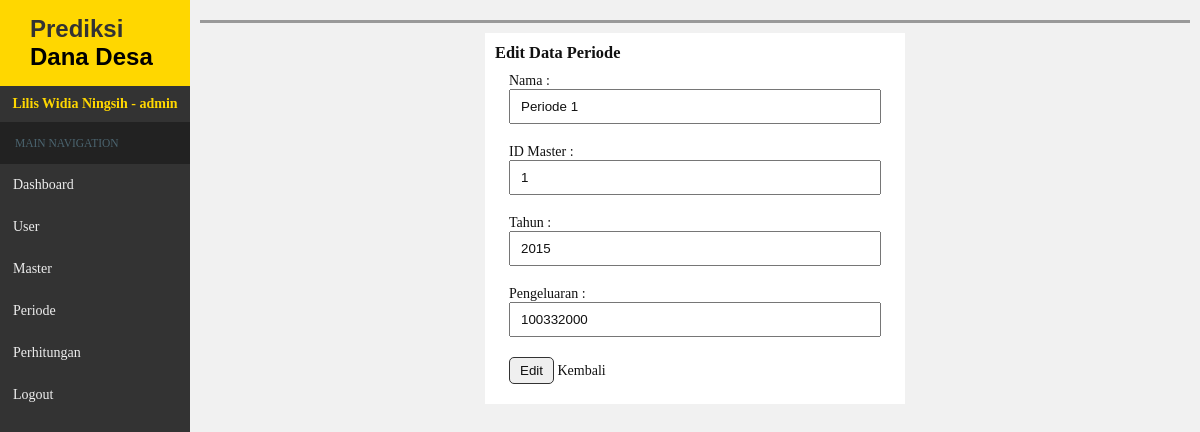
Screenshot of /admin/index.php?hal=periode&aksi=edit&id=1 (signed in) with the database file from the repository.
### tables this page shows
CREATE TABLE `periode` (
  `id_periode` int(5) NOT NULL,
  `nama` varchar(40) NOT NULL,
  `id_master` int(5) NOT NULL,
  `tahun` varchar(4) NOT NULL,
  `pengeluaran` varchar(20) NOT NULL
);

### admin/periode_edit.php (the view, shortened to what this page needs)
<?php
$id = $_GET['id'];
$edit = $kdb->query("SELECT * FROM periode WHERE id_periode='$id'");
$row = $edit->fetch_assoc();
?>
<form action="" method="POST">
	<h3>Edit Data Periode</h3>
	<table class="tb-create">
		<tr>
			<td>Nama :<br><input type="text" name="nama" value="<?php echo $row['nama']; ?>"class="input-field"></td>
		</tr>
		<tr>
			<td>ID Master :<br><input type="text" name="id_master" value="<?php echo $row['id_master']; ?>"class="input-field"></td>
		</tr>
		<tr>
			<td>Tahun :<br><input type="text" name="tahun" value="<?php echo $row['tahun']; ?>"class="input-field"></td>
		</tr>
		<tr>
			<td>Pengeluaran :<br><input type="text" name="pengeluaran" value="<?php echo $row['pengeluaran'];?>"class="input-field"></td>
		</tr>
		<tr>
			<td>
				<input type="submit" name="create" value="Edit" class="btn">
				<a href="index.php?hal=periode">Kembali</a>
			</td>
		</tr>
	</table>
	</form>

### admin/css/style.css (style rules this page uses)
* { margin:0;padding:0;box-sizing:border-box;list-style-type:none; text-decoration:none;color:#111; }
body { background-color:#f1f1f1; font-family:trebuchet MS; height:100%; }
.btn { border:1px solid #333;border-radius:5px;padding:5px 10px;cursor:pointer; }
table { border-collapse:collapse;margin-top:15px; }
th, td { padding:10px 4px; }
.tb-create { width:95%;max-width:450px;margin:auto; }
form { background-color:white;width:95%;max-width:30em;margin:auto;padding:10px; }
.input-field { padding:8px 10px;width:100%; }

### rows the page displays
periode: nama "Periode 1", id_master "1", tahun "2015", pengeluaran "100332000"

### other values shown
$_SESSION['nama1'] "Lilis Widia Ningsih"
$_SESSION['level1'] "admin"
